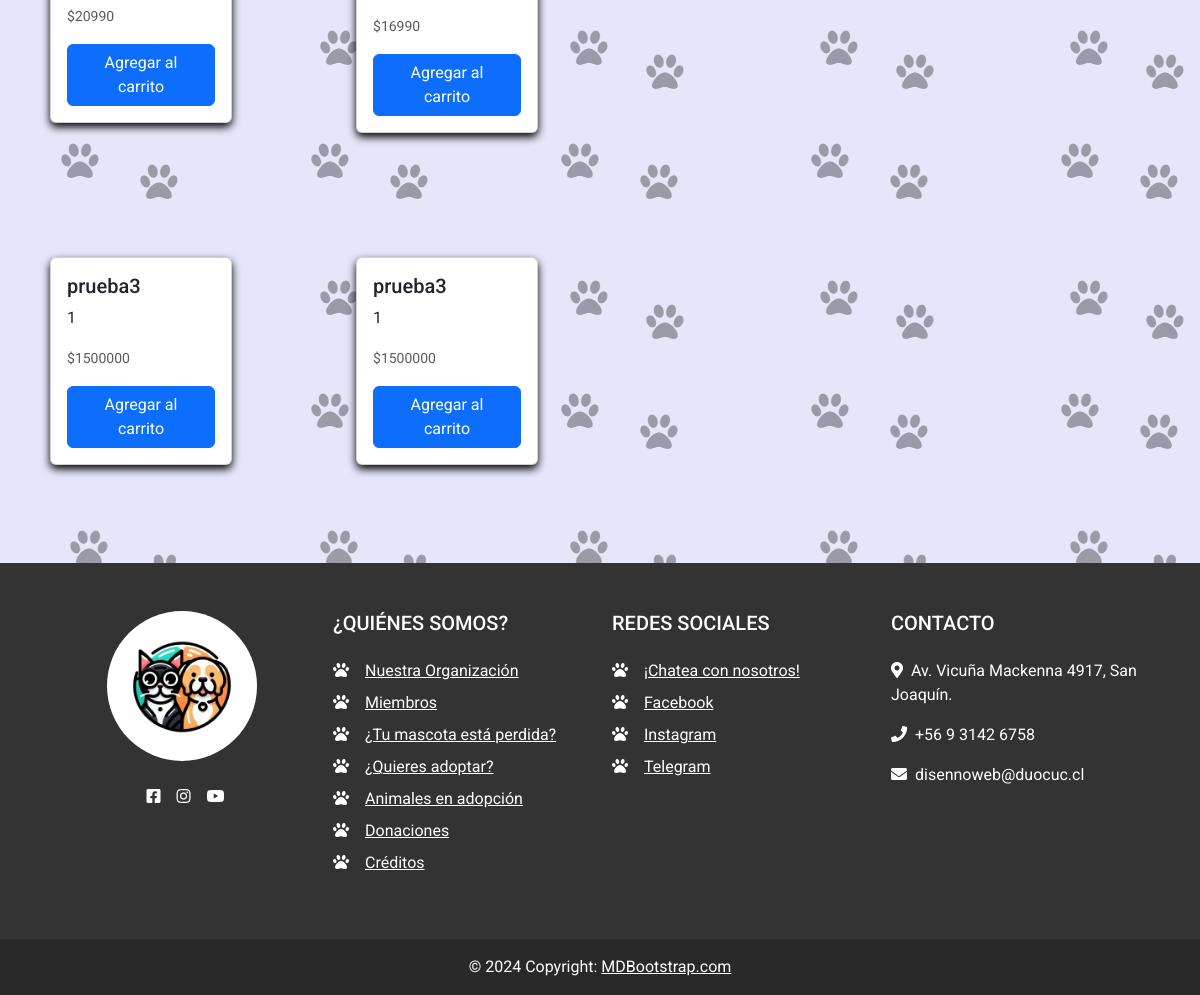
Before: /gatos/ (lower part) with the older database file.
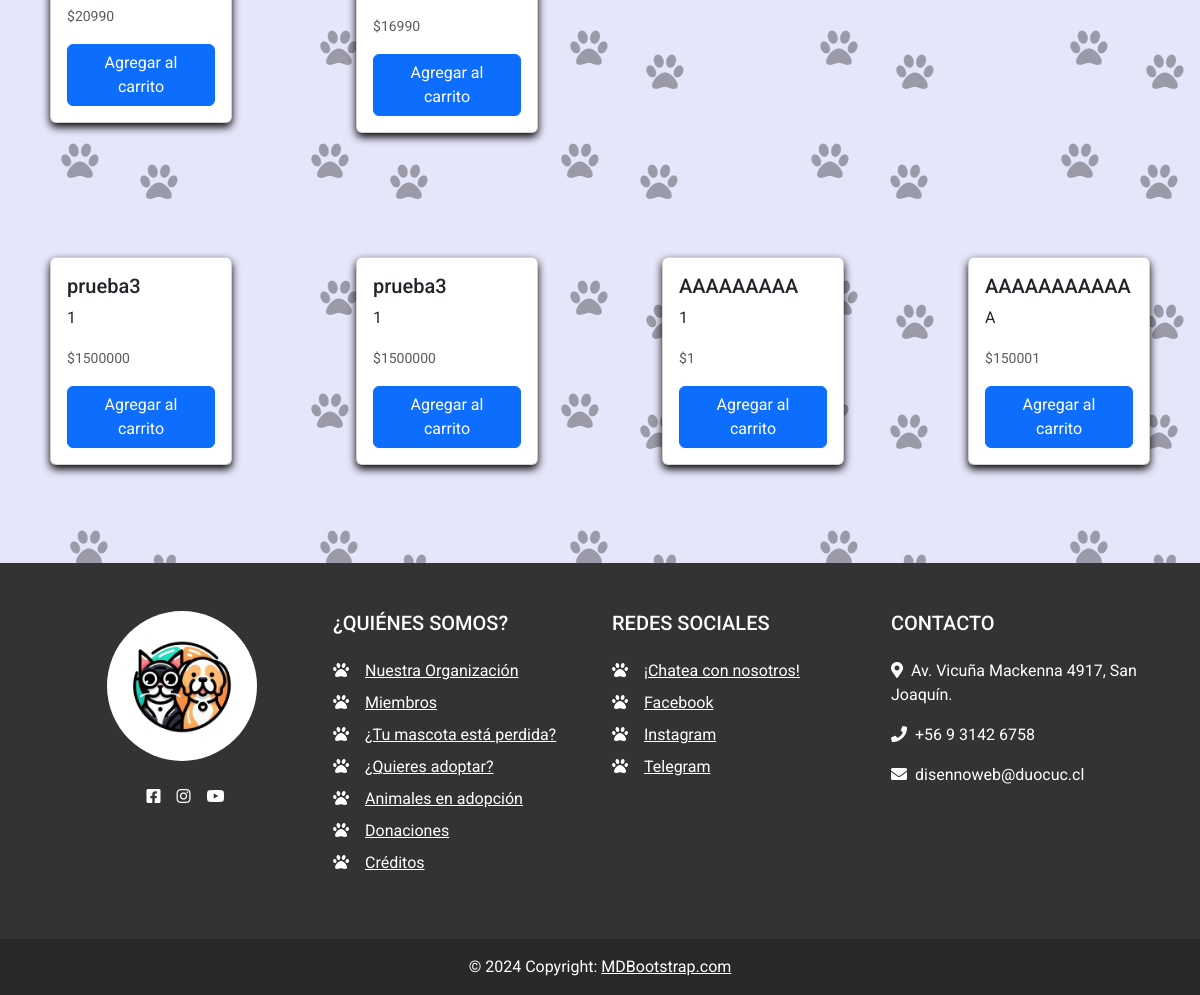
After: the same page with the newer database file.
### productos/models.py (models this page shows, shortened)
class Producto(models.Model):
    nombre = models.CharField(max_length=50, verbose_name="Nombre")
    descripcion = models.TextField(max_length=150, verbose_name="Descripción")
    categoria = models.ForeignKey(Categoria, on_delete=models.CASCADE)
    imagen = models.ImageField(upload_to="productos", null=True)
    precio = models.IntegerField(verbose_name="Precio")
    stock = models.PositiveIntegerField(verbose_name="Stock")
    fecha_creacion = models.DateTimeField(auto_now_add=True, verbose_name="Fecha de Creación")

### productos/views.py (the view)
# urls.py: path('gatos/', pagGatos, name="pagGatos"),
def pagGatos(request):
    categoria_gatos = Categoria.objects.get(nombre='Alimentos para Gatos')
    productos_gatos = Producto.objects.filter(categoria=categoria_gatos)
    context = {'productos_gatos': productos_gatos}
    return render(request, 'productos/productos-gato.html', context)

### productos/templates/productos/productos-gato.html (shortened to what this page needs)
{% extends 'productos/plantilla.html' %} {% block contenido %} {% load static %}
<div class="container-gatos">
  <div class="row">
    {% for x in productos_gatos %}
    <div class="col-md-3 mb-4">
      <div class="card david-custom-products" data-id="{{ x.id }}" data-name="{{ x.nombre }}" data-price="{{ x.precio }}">
        <div class="card-body d-flex flex-column">
          <h5 class="card-title">{{ x.nombre }}</h5>
          <p class="card-text">{{ x.descripcion }}</p>
          <p class="card-text">
            <small class="text-body-secondary">${{ x.precio }}</small>
          </p>
          <a href="#" class="btn btn-primary mt-auto add-to-cart"
            >Agregar al carrito</a
          >
        </div>
      </div>
    </div>
    {% endfor %}
  </div>
</div>
{% endblock %}

Changed rows visible on the page:
added Producto: nombre "AAAAAAAAA", descripcion "1", precio "1"
added Producto: nombre "AAAAAAAAAAA", descripcion "A", precio "150001"
